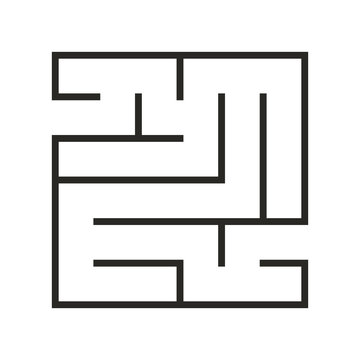
#> input picture maze.jpg, 360 x 360 px
$ python envCreating.py
#> lines starting #> are read from the running program, lines starting #| are printed output that depends on the picture; after the words box and inside, x2 and y2 are one past the last pixel; in counts of white or black regions, pixels touching at a corner belong together
'''
File name: envCreating.py

Author: Yashas Kartik

Input: Image of the maze

Output: Excel file with the environment matrix of the maze

Description:
This Python script utilizes OpenCV to process a maze image, creating a structured matrix for maze-solving tasks.
It employs Canny edge detection to label maze borders as '1' and open spaces as '0'.
The resulting environment matrix is saved as 'mazeEnv.xlsx'. This concise and organized script ensures a well-defined
environment for RL to learn the best path through the maze.
'''

# importing all the required libraries
import cv2
import numpy as np
import pandas as pd
import statistics

# defining the constants, these values will be updated in the excel file
EMPTY = 0
WALL = 1
START = 3
END = 4
AGENT = 5


# Detect and label the maze border/edges
def labelMazeEdges(inputImagePath):
    # Read the input image in grayscale and apply Gaussian blur
#> called with inputImagePath = 'maze.jpg'
    image = cv2.imread(inputImagePath, cv2.IMREAD_GRAYSCALE)
#> image: shape (360, 360); min 12, max 255, mean 232.3
    blurredImage = cv2.GaussianBlur(image, (5, 5), 0)
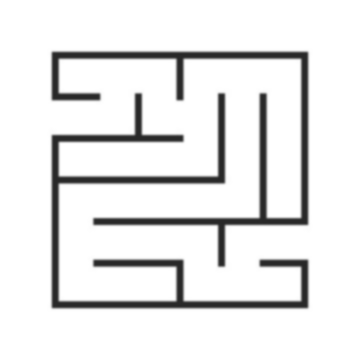
#> blurredImage: shape (360, 360); min 39, max 255, mean 232.3

    # Use Canny edge detection to identify edges in the blurred image
    edges = cv2.Canny(blurredImage, 50, 150)
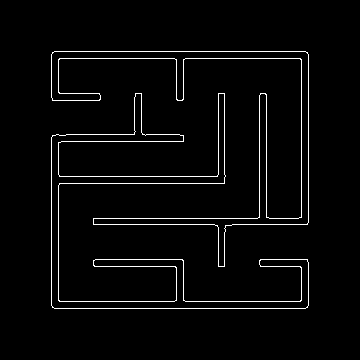
#> edges: shape (360, 360); 3% white in thin lines or dots, all inside (x1, y1, x2, y2) = (51, 51, 309, 309)

    # Label the edges(walls of the maze) in the matrix as 1, and empty space as 0
    labelledEdges = np.where(edges != EMPTY, WALL, EMPTY)

    # Convert the labeled edges matrix to a binary matrix (1 for maze wall, 0 for empty space) to pd dataframe and save to excel
    binaryMatrix = (labelledEdges == WALL).astype(int)
    mazeDataFrame = pd.DataFrame(binaryMatrix)
#> mazeDataFrame = table of 360 rows and 360 columns
    return mazeDataFrame


# Update the dataframe to remove unnecessary rows and columns and define the agents starting position
def dataframeUpdate(mazeDataFrame):

    # Identify top row of the maze
    topRow = next(
        (index for index, row in mazeDataFrame.iterrows() if row.sum() > 20), None)

    # Remove all the white spaces in the photo thta are not the maze
    mazeDataFrame = mazeDataFrame.loc[~(mazeDataFrame == 0).all(axis=1)]
    nonZeroCols = mazeDataFrame.columns[mazeDataFrame.ne(0).any()]
    mazeDataFrame = mazeDataFrame[nonZeroCols]

    # Set Start and End borders
    mazeDataFrame = setStartEnd(mazeDataFrame)

    # Calculate the middle of the start and set AGENT initial position
    agentStartPose = int(statistics.median(
        list(mazeDataFrame.loc[mazeDataFrame.iloc[:, 0] == START].index - topRow)))
    mazeDataFrame.iloc[agentStartPose, 1] = AGENT

    # Reset column indices
    mazeDataFrame.columns = range(len(mazeDataFrame.columns))

    # Save the updated DataFrame to an Excel file for better visualization
    output_file = 'mazeEnv.xlsx'
    mazeDataFrame.to_excel(output_file, index=False, header=False)

    return mazeDataFrame


# defining the function to update the start and end points
# this function sets the start from the top left corner and end from the bottom right corner
def setStartEnd(mazeDataFrame):
    mazeEnv = mazeDataFrame.copy()

    # detecting the start and updting it with the value 3 in the first column or row
    if (mazeEnv.iloc[:, 0] == EMPTY).any():
        mazeEnv.iloc[:, 0] = mazeEnv.iloc[:, 0].replace(
            EMPTY, START)

    if (mazeEnv.iloc[0, :] == EMPTY).any():
        mazeEnv.iloc[0, :] = mazeEnv.iloc[0, :].replace(
            EMPTY, START)

    # detecting the end and updating it with the value 4 in the last column or row
    if (mazeEnv.iloc[:, -1] == EMPTY).any():
        mazeEnv.iloc[:, -
                     1] = mazeEnv.iloc[:, -1].replace(EMPTY, END)

    if (mazeEnv.iloc[-1, :] == EMPTY).any():
        mazeEnv.iloc[-1,
                     :] = mazeEnv.iloc[-1, :].replace(EMPTY, END)

    return mazeEnv


# main function to run the program
if __name__ == "__main__":
    inputPath = 'maze.jpg'  # input image path
    print(f"Reading image from {inputPath}...")
    mazeDataFrame = labelMazeEdges(inputPath)
#> mazeDataFrame = table of 360 rows and 360 columns
    print("detecting borders..")
    envirnoment = dataframeUpdate(mazeDataFrame)
#> envirnoment = table of 258 rows and 258 columns
    print("Maze environment created successfully!")

$ run again, with qvalue.png saved as maze.jpg
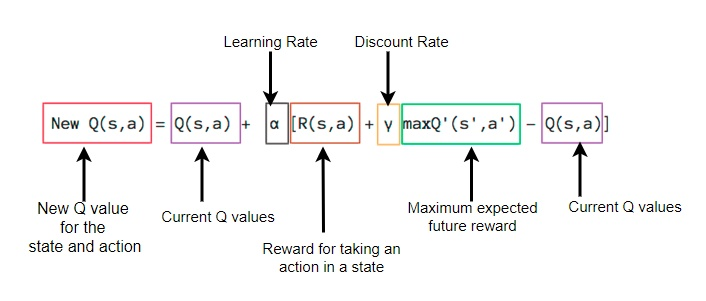
#> input picture qvalue.png, 706 x 301 px
#> in labelMazeEdges, `blurredImage = cv2.GaussianBlur(image, (5, 5), 0)`:
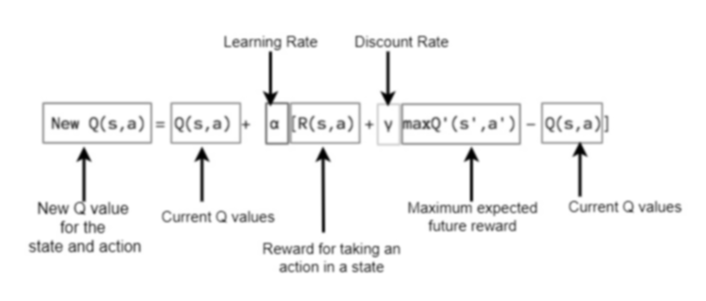
#> blurredImage: shape (301, 706); min 0, max 255, mean 246.3
#> in labelMazeEdges, `edges = cv2.Canny(blurredImage, 50, 150)`:
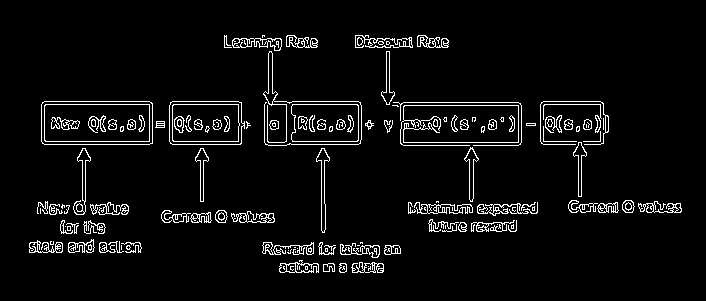
#> edges: shape (301, 706); 4.9% white in thin lines or dots, all inside (x1, y1, x2, y2) = (29, 35, 682, 273)
#> in labelMazeEdges, `mazeDataFrame = pd.DataFrame(binaryMatrix)`: mazeDataFrame = table of 301 rows and 706 columns
#> envirnoment = table of 231 rows and 643 columns
